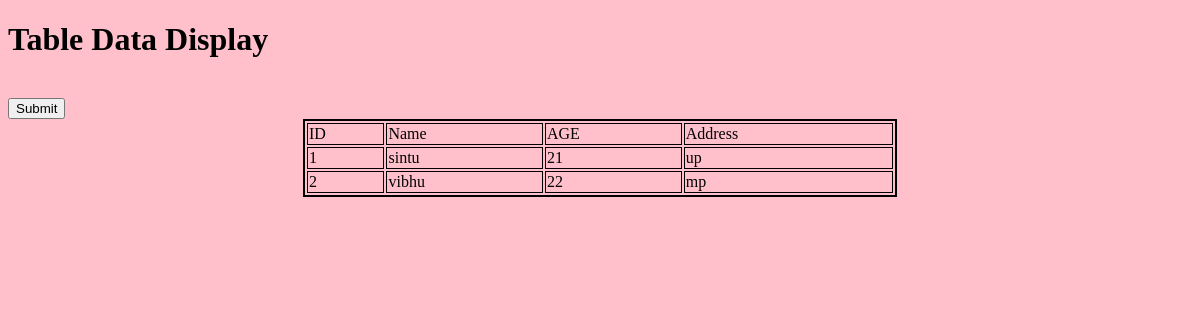
Page /tabledata/tabledata/ on the earlier database version.
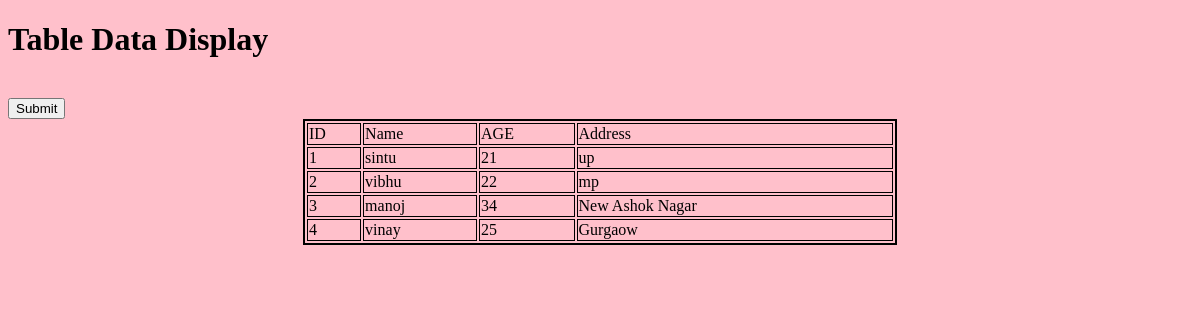
Same page on the later database version.
### tabledata/models.py (models this page shows)
class Student(models.Model):
    name=models.CharField(max_length=50)
    age=models.IntegerField()
    address=models.TextField()

### tabledata/views.py (the view)
# urls.py: path('tabledata/', view_tabledata),
def view_tabledata(request):
    if request.method=='POST':
        resp=render(request, 'tabledata/tabledata.html')
        return resp
    elif request.method=='GET':
        s=Student.objects.all()
        d1={'stu':s}
        resp=render(request, 'tabledata/tabledata.html', context=d1)
        return resp

### tabledata/templates/tabledata/tabledata.html (shortened to what this page needs)
<!DOCTYPE html>
<html lang="en">
<head>
</head>
<body style="background-color:pink;">
    <h1>Table Data Display</h1>
    <br>
    <button type="submit">Submit</button>
    <div style="border:1px solid black; height:50%; width:50%; margin:auto">
        <form method="post">
        <table style="width:100%">
            <tr>
                <td>ID</td>
                <td>Name</td>
                <td>AGE</td>
                <td>Address</td>
        </tr>
        {% for stu in stu %}
    <tr>
        <td>{{stu.id}}</td>
        <td>{{stu.name}}</td>
        <td>{{stu.age}}</td>
        <td>{{stu.address}}</td>
    </tr>
    {%endfor%}
    </table>
        </form>
    </div>
</body>
</html>

### tabledata/templates/tabledata/tabledata.html (style rules this page uses)
table, tr, td { border:1px solid black; border-collaspe: collaspe; }

Differences in the rows shown:
added Student: id "3", name "manoj", age "34", address "New Ashok Nagar"
added Student: id "4", name "vinay", age "25", address "Gurgaow"
